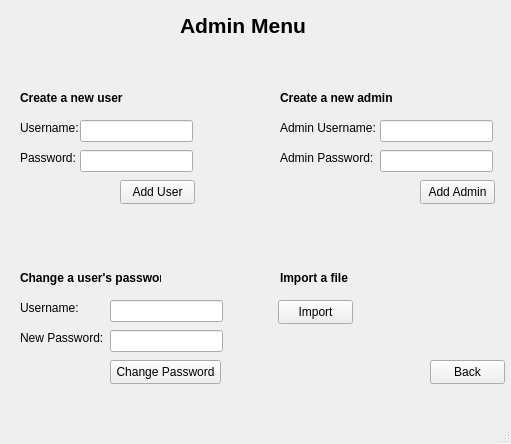
<?xml version="1.0" encoding="UTF-8"?>
<ui version="4.0">
 <class>adminwindow</class>
 <widget class="QMainWindow" name="adminwindow">
  <property name="geometry">
   <rect>
    <x>0</x>
    <y>0</y>
    <width>511</width>
    <height>444</height>
   </rect>
  </property>
  <property name="windowTitle">
   <string>Admin Window</string>
  </property>
  <widget class="QWidget" name="centralwidget">
   <widget class="QLabel" name="label">
    <property name="geometry">
     <rect>
      <x>180</x>
      <y>10</y>
      <width>141</width>
      <height>31</height>
     </rect>
    </property>
    <property name="font">
     <font>
      <pointsize>16</pointsize>
      <bold>true</bold>
     </font>
    </property>
    <property name="text">
     <string>Admin Menu</string>
    </property>
   </widget>
   <widget class="QLabel" name="label_2">
    <property name="geometry">
     <rect>
      <x>20</x>
      <y>90</y>
      <width>121</width>
      <height>16</height>
     </rect>
    </property>
    <property name="font">
     <font>
      <bold>true</bold>
     </font>
    </property>
    <property name="text">
     <string>Create a new user</string>
    </property>
   </widget>
   <widget class="QLabel" name="label_3">
    <property name="geometry">
     <rect>
      <x>20</x>
      <y>120</y>
      <width>91</width>
      <height>16</height>
     </rect>
    </property>
    <property name="text">
     <string>Username:</string>
    </property>
   </widget>
   <widget class="QLabel" name="label_4">
    <property name="geometry">
     <rect>
      <x>20</x>
      <y>150</y>
      <width>61</width>
      <height>16</height>
     </rect>
    </property>
    <property name="text">
     <string>Password:</string>
    </property>
   </widget>
   <widget class="QLineEdit" name="lineEdit_adminCUser">
    <property name="geometry">
     <rect>
      <x>80</x>
      <y>120</y>
      <width>113</width>
      <height>22</height>
     </rect>
    </property>
   </widget>
   <widget class="QLineEdit" name="lineEdit_adminCPass">
    <property name="geometry">
     <rect>
      <x>80</x>
      <y>150</y>
      <width>113</width>
      <height>22</height>
     </rect>
    </property>
   </widget>
   <widget class="QPushButton" name="adminAddUserbttn">
    <property name="geometry">
     <rect>
      <x>120</x>
      <y>180</y>
      <width>75</width>
      <height>24</height>
     </rect>
    </property>
    <property name="text">
     <string>Add User</string>
    </property>
   </widget>
   <widget class="QLabel" name="label_5">
    <property name="geometry">
     <rect>
      <x>20</x>
      <y>270</y>
      <width>141</width>
      <height>16</height>
     </rect>
    </property>
    <property name="font">
     <font>
      <bold>true</bold>
     </font>
    </property>
    <property name="text">
     <string>Change a user's password</string>
    </property>
   </widget>
   <widget class="QLabel" name="label_6">
    <property name="geometry">
     <rect>
      <x>20</x>
      <y>300</y>
      <width>71</width>
      <height>16</height>
     </rect>
    </property>
    <property name="text">
     <string>Username:</string>
    </property>
   </widget>
   <widget class="QLabel" name="label_7">
    <property name="geometry">
     <rect>
      <x>20</x>
      <y>330</y>
      <width>91</width>
      <height>16</height>
     </rect>
    </property>
    <property name="text">
     <string>New Password:</string>
    </property>
   </widget>
   <widget class="QLineEdit" name="lineEdit_changeUser">
    <property name="geometry">
     <rect>
      <x>110</x>
      <y>300</y>
      <width>113</width>
      <height>22</height>
     </rect>
    </property>
   </widget>
   <widget class="QLineEdit" name="lineEdit_changePass">
    <property name="geometry">
     <rect>
      <x>110</x>
      <y>330</y>
      <width>113</width>
      <height>22</height>
     </rect>
    </property>
   </widget>
   <widget class="QPushButton" name="changePassBttn">
    <property name="geometry">
     <rect>
      <x>110</x>
      <y>360</y>
      <width>111</width>
      <height>24</height>
     </rect>
    </property>
    <property name="text">
     <string>Change Password</string>
    </property>
   </widget>
   <widget class="QPushButton" name="importBttn">
    <property name="geometry">
     <rect>
      <x>278</x>
      <y>300</y>
      <width>75</width>
      <height>24</height>
     </rect>
    </property>
    <property name="text">
     <string>Import</string>
    </property>
   </widget>
   <widget class="QLabel" name="label_8">
    <property name="geometry">
     <rect>
      <x>280</x>
      <y>270</y>
      <width>81</width>
      <height>16</height>
     </rect>
    </property>
    <property name="font">
     <font>
      <bold>true</bold>
     </font>
    </property>
    <property name="text">
     <string>Import a file</string>
    </property>
   </widget>
   <widget class="QLabel" name="label_9">
    <property name="geometry">
     <rect>
      <x>280</x>
      <y>120</y>
      <width>111</width>
      <height>16</height>
     </rect>
    </property>
    <property name="text">
     <string>Admin Username:</string>
    </property>
   </widget>
   <widget class="QLabel" name="label_10">
    <property name="geometry">
     <rect>
      <x>280</x>
      <y>150</y>
      <width>101</width>
      <height>16</height>
     </rect>
    </property>
    <property name="text">
     <string>Admin Password:</string>
    </property>
   </widget>
   <widget class="QLabel" name="label_11">
    <property name="geometry">
     <rect>
      <x>280</x>
      <y>90</y>
      <width>121</width>
      <height>16</height>
     </rect>
    </property>
    <property name="font">
     <font>
      <bold>true</bold>
     </font>
    </property>
    <property name="text">
     <string>Create a new admin</string>
    </property>
   </widget>
   <widget class="QLineEdit" name="lineEdit_newAdminUser">
    <property name="geometry">
     <rect>
      <x>380</x>
      <y>120</y>
      <width>113</width>
      <height>22</height>
     </rect>
    </property>
   </widget>
   <widget class="QLineEdit" name="lineEdit_newAdminPass">
    <property name="geometry">
     <rect>
      <x>380</x>
      <y>150</y>
      <width>113</width>
      <height>22</height>
     </rect>
    </property>
   </widget>
   <widget class="QPushButton" name="addAdminbttn">
    <property name="geometry">
     <rect>
      <x>420</x>
      <y>180</y>
      <width>75</width>
      <height>24</height>
     </rect>
    </property>
    <property name="text">
     <string>Add Admin</string>
    </property>
   </widget>
   <widget class="QPushButton" name="backbttn">
    <property name="geometry">
     <rect>
      <x>430</x>
      <y>360</y>
      <width>75</width>
      <height>24</height>
     </rect>
    </property>
    <property name="text">
     <string>Back</string>
    </property>
   </widget>
  </widget>
  <widget class="QMenuBar" name="menubar">
   <property name="geometry">
    <rect>
     <x>0</x>
     <y>0</y>
     <width>511</width>
     <height>21</height>
    </rect>
   </property>
  </widget>
  <widget class="QStatusBar" name="statusbar"/>
 </widget>
 <resources/>
 <connections>
  <connection>
   <sender>backbttn</sender>
   <signal>clicked()</signal>
   <receiver>adminwindow</receiver>
   <slot>hide()</slot>
   <hints>
    <hint type="sourcelabel">
     <x>467</x>
     <y>393</y>
    </hint>
    <hint type="destinationlabel">
     <x>255</x>
     <y>221</y>
    </hint>
   </hints>
  </connection>
  <connection>
   <sender>adminAddUserbttn</sender>
   <signal>clicked()</signal>
   <receiver>adminwindow</receiver>
   <slot>on_adminAddUserbttn_clicked()</slot>
   <hints>
    <hint type="sourcelabel">
     <x>157</x>
     <y>212</y>
    </hint>
    <hint type="destinationlabel">
     <x>255</x>
     <y>221</y>
    </hint>
   </hints>
  </connection>
  <connection>
   <sender>addAdminbttn</sender>
   <signal>clicked()</signal>
   <receiver>adminwindow</receiver>
   <slot>on_addAdminbttn_clicked()</slot>
   <hints>
    <hint type="sourcelabel">
     <x>457</x>
     <y>212</y>
    </hint>
    <hint type="destinationlabel">
     <x>255</x>
     <y>221</y>
    </hint>
   </hints>
  </connection>
  <connection>
   <sender>importBttn</sender>
   <signal>clicked()</signal>
   <receiver>adminwindow</receiver>
   <slot>on_importBttn_clicked()</slot>
   <hints>
    <hint type="sourcelabel">
     <x>315</x>
     <y>332</y>
    </hint>
    <hint type="destinationlabel">
     <x>255</x>
     <y>221</y>
    </hint>
   </hints>
  </connection>
  <connection>
   <sender>changePassBttn</sender>
   <signal>clicked()</signal>
   <receiver>adminwindow</receiver>
   <slot>on_changePassBttn_clicked()</slot>
   <hints>
    <hint type="sourcelabel">
     <x>165</x>
     <y>392</y>
    </hint>
    <hint type="destinationlabel">
     <x>255</x>
     <y>221</y>
    </hint>
   </hints>
  </connection>
 </connections>
 <slots>
  <slot>on_adminAddUserbttn_clicked()</slot>
  <slot>on_changePassBttn_clicked()</slot>
  <slot>on_importBttn_clicked()</slot>
  <slot>on_addAdminbttn_clicked()</slot>
  <slot>on_pushButton_clicked()</slot>
 </slots>
</ui>
